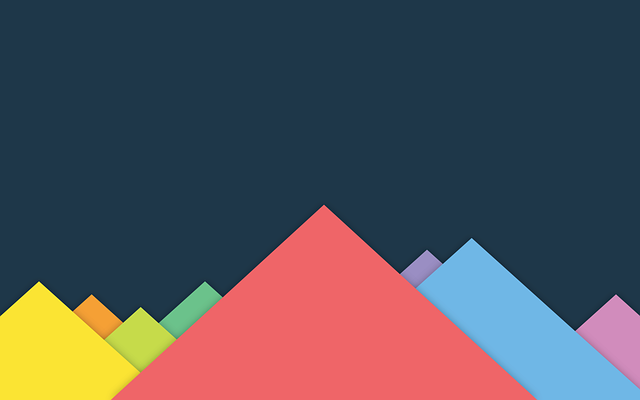
#> input picture 05_canny/original.png, 640 x 400 px
$ python smoothing.py
#> lines starting #> are read from the running program, lines starting #| are printed output that depends on the picture
##################################################
#  CREATE BY Thiraphong Thiangphadung            #
#  เลขประจำตัว 593684 แผนก หทปอ-ห. ฝ่าย อปอ.      #
#  lesson5 canny                                 #
##################################################
import cv2
import numpy as np

DELAY_CAPTION = 1000
DELAY_BLUR = 1000

img = cv2.imread('original.png')
#> img is the input picture: shape (400, 640, 3); mean B, G, R 88.4, 81.5, 83.7

for i in range(1,31,2):
    blur = cv2.blur(img,(i,i))
    string = 'blur : kernel size - '+str(i)
    cv2.putText(blur,string,(20,20),cv2.FONT_HERSHEY_COMPLEX_SMALL,1,(255,255,255))
    cv2.imshow('Blur',blur)
    cv2.waitKey(DELAY_BLUR)
#> this loop made 15 passes
#> pass 1, `cv2.imshow('Blur',blur)`:
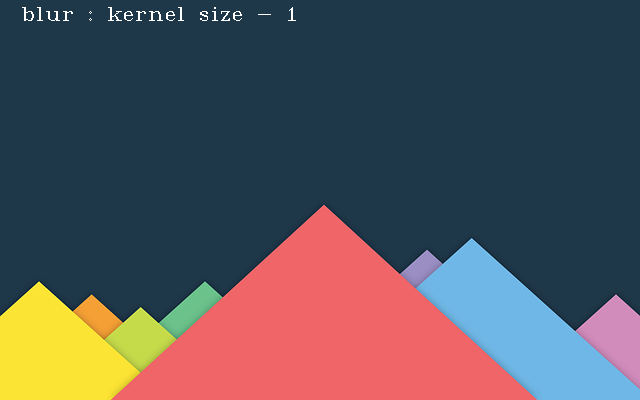
#> window 'Blur': shape (400, 640, 3); mean B, G, R 88.9, 82, 84.3
#> after the loop:
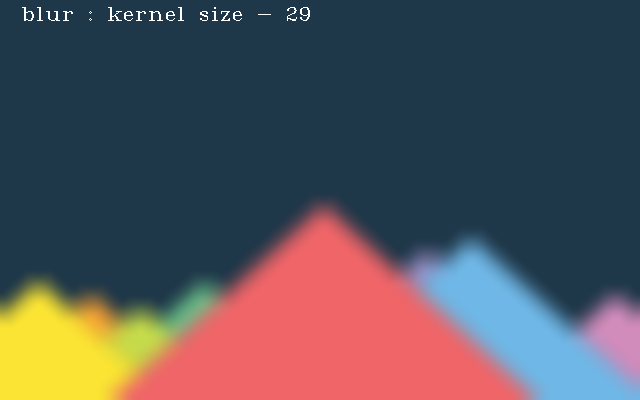
#> blur: shape (400, 640, 3); mean B, G, R 89, 82, 84.3

for i in range(1,31,2):
    gaussian_blur = cv2.GaussianBlur(img,(i,i),0)
    string = 'guassian_blur : kernel size - '+str(i)
    cv2.putText(gaussian_blur,string,(20,20),cv2.FONT_HERSHEY_COMPLEX_SMALL,1,(255,255,255))
    cv2.imshow('Blur',gaussian_blur)
    cv2.waitKey(DELAY_BLUR)
#> this loop made 15 passes
#> pass 1, `cv2.imshow('Blur',gaussian_blur)`:
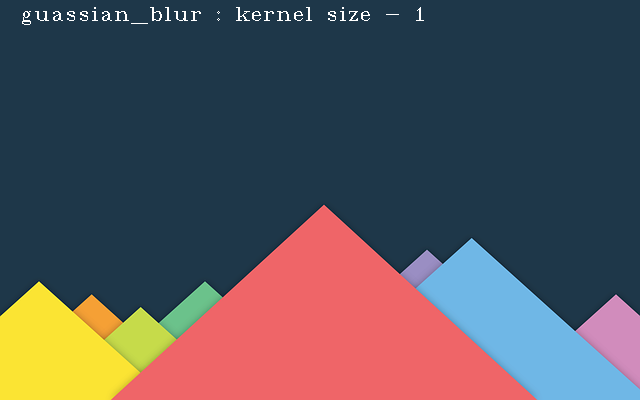
#> window 'Blur': shape (400, 640, 3); mean B, G, R 89.2, 82.3, 84.6
#> after the loop:
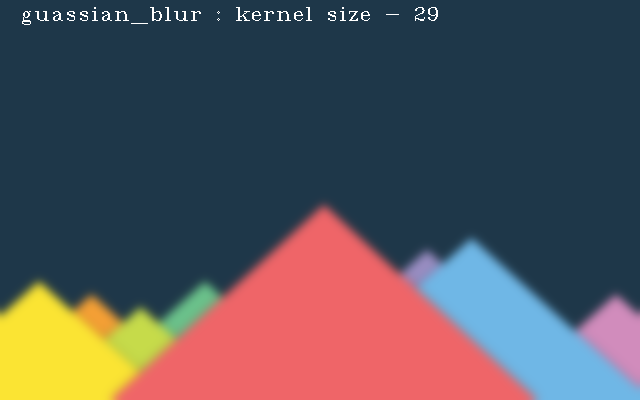
#> gaussian_blur: shape (400, 640, 3); mean B, G, R 89.2, 82.3, 84.7

cv2.waitKey(DELAY_CAPTION)

for i in range(1,31,2):
    median_blur = cv2.medianBlur(img,i)
    string = 'median_blur : kernel size - '+str(i)
    cv2.putText(median_blur,string,(20,20),cv2.FONT_HERSHEY_COMPLEX_SMALL,1,(255,255,255))
    cv2.imshow('Blur',median_blur)
    cv2.waitKey(DELAY_BLUR)
#> this loop made 15 passes
#> pass 1, `cv2.imshow('Blur',median_blur)`:
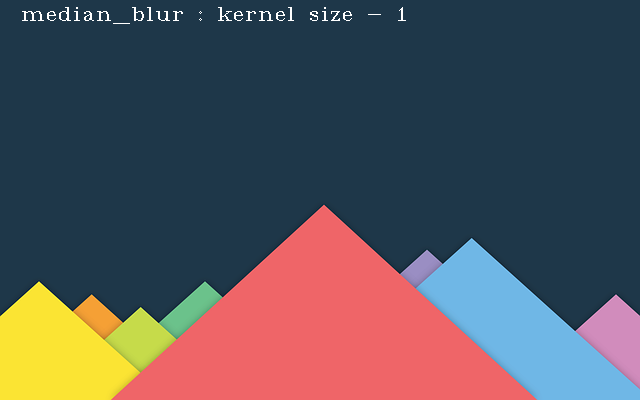
#> window 'Blur': shape (400, 640, 3); mean B, G, R 89.1, 82.2, 84.6

cv2.waitKey(DELAY_CAPTION)

for i in range(1,31,2):       # Remember, bilateral is a bit slow, so as value go higher, it takes long time
    bilateral_blur = cv2.bilateralFilter(img,i, i*2,i/2)
    string = 'bilateral_blur : kernel size - '+str(i)
    cv2.putText(bilateral_blur,string,(20,20),cv2.FONT_HERSHEY_COMPLEX_SMALL,1,(255,255,255))
    cv2.imshow('Blur',bilateral_blur)
    cv2.waitKey(DELAY_BLUR)
#> this loop made 15 passes
#> pass 1, `cv2.imshow('Blur',bilateral_blur)`:
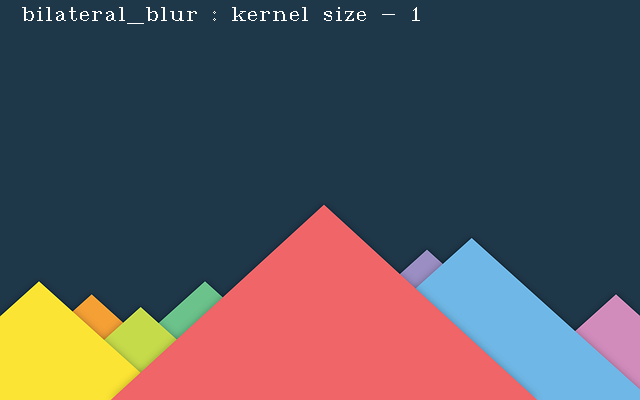
#> window 'Blur': shape (400, 640, 3); mean B, G, R 89.2, 82.3, 84.6

cv2.waitKey(DELAY_CAPTION)
cv2.destroyAllWindows()
